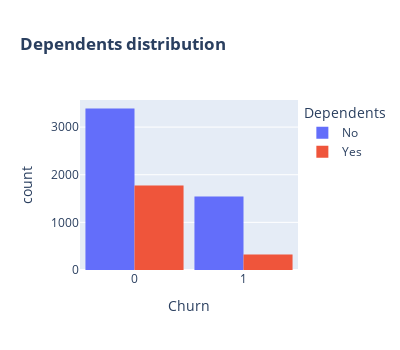

Source (notebook cell):
### Markdown cell above
**5. Dependents**

Those with no dependents are easier to leave.

### Code cell
fig = px.histogram(df2, x="Churn", color="Dependents", barmode="group", title="<b>Dependents distribution</b>")
fig.update_layout(width=400, height=350, bargap=0.1)
fig.show();

### Figure 1 — Plotly figure (JSON) as saved in the notebook; plotly's stock layout.template omitted (floating-point values rounded to 4 significant figures; data arrays with more than 128 entries replaced by an {"elided": "..."} marker saying what was removed)
{"data": [{"alignmentgroup": "True", "bingroup": "x", "hovertemplate": "Dependents=No<br>Churn=%{x}<br>count=%{y}<extra></extra>", "legendgroup": "No", "marker": {"color": "#636efa", "pattern": {"shape": ""}}, "name": "No", "offsetgroup": "No", "orientation": "v", "showlegend": true, "type": "histogram", "x": {"elided": "4933 int values"}, "xaxis": "x", "yaxis": "y"}, {"alignmentgroup": "True", "bingroup": "x", "hovertemplate": "Dependents=Yes<br>Churn=%{x}<br>count=%{y}<extra></extra>", "legendgroup": "Yes", "marker": {"color": "#EF553B", "pattern": {"shape": ""}}, "name": "Yes", "offsetgroup": "Yes", "orientation": "v", "showlegend": true, "type": "histogram", "x": {"elided": "2099 int values"}, "xaxis": "x", "yaxis": "y"}], "layout": {"bargap": 0.1, "barmode": "group", "height": 350, "legend": {"title": {"text": "Dependents"}, "tracegroupgap": 0}, "title": {"text": "<b>Dependents distribution</b>"}, "width": 400, "xaxis": {"anchor": "y", "domain": [0, 1], "title": {"text": "Churn"}}, "yaxis": {"anchor": "x", "domain": [0, 1], "title": {"text": "count"}}}}
